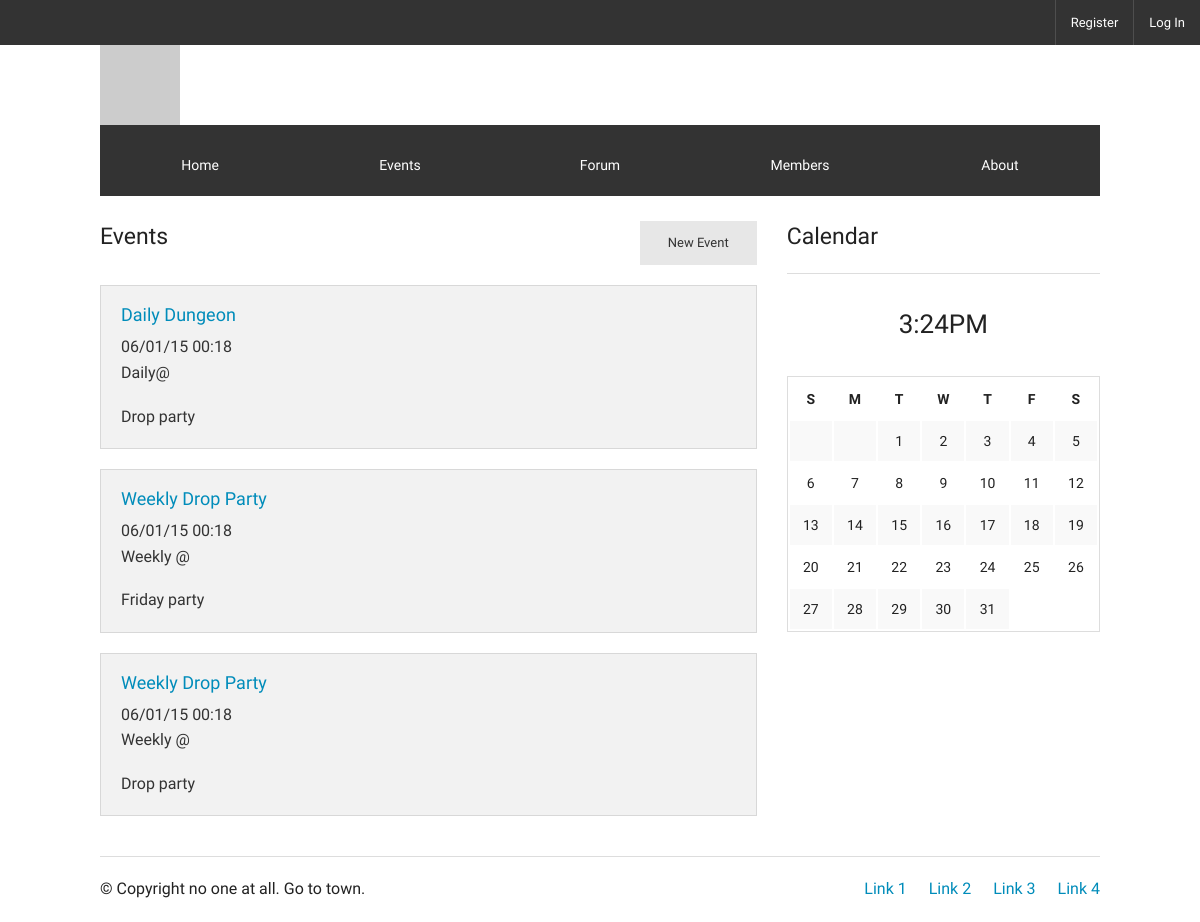
Screenshot of /index.php/events with the database file from the repository.
### tables this page shows
CREATE TABLE IF NOT EXISTS `events` (
  `eid` int(11) NOT NULL,
  `gid` int(11) NOT NULL,
  `owner` int(11) NOT NULL,
  `name` varchar(45) NOT NULL,
  `description` text NOT NULL,
  `location` varchar(255) DEFAULT NULL,
  `startdate` date NOT NULL,
  `starttime` time NOT NULL,
  `enddate` date NOT NULL,
  `endtime` time NOT NULL,
  `occurence` int(11) NOT NULL,
  KEY `FK_owner_event` (`owner`),
  KEY `FK_guild_event` (`gid`),
  CONSTRAINT `events_ibfk_1` FOREIGN KEY (`gid`) REFERENCES `guilds` (`gid`) ON DELETE NO ACTION ON UPDATE NO ACTION,
  CONSTRAINT `events_ibfk_2` FOREIGN KEY (`owner`) REFERENCES `users` (`uid`) ON DELETE NO ACTION ON UPDATE NO ACTION
);

### application/controllers/Events.php (called while the page is built, shortened)
<?php
class Events extends CI_Controller {
	public function __construct()
	{
		$this->load->model('Event_model', 'em');
	}
	public function index()
	{
		$data = $this->em->get_events( 1 );
		$this->load->view('events', array ( 'events' => $data ) );
	}
}

### index.php (called while the page is built, shortened)
<?php
require_once BASEPATH.'core/CodeIgniter.php';

### application/models/Event_model.php (called while the page is built, shortened)
<?php
class Event_model extends CI_Model {
    function get_events ( $gid, $limit = NULL )
    {
        $this->db->where('gid', $gid);
        $this->db->from('events');
        $this->db->order_by('occurence', 'asc');
        $this->db->order_by('startdate', 'asc');
        $query = $this->db->get()->result();
        return $query;
    }
}

### application/views/events.php (the view, shortened to what this page needs)
<?php include( 'header.php' ); ?>
            <div class="row">
                <div class="large-12 columns">
                    <div class="row">
                        <div class="large-8 small-12 columns">
                            <h4>Events<?php echo anchor('events/create', 'New Event', array('class' => 'text-right small button secondary new-thread')); ?></h4>
                            <br />
                            <?php foreach( $events as $event ): ?>
                            <div class="panel">
                                <h5><a href="#"><?php echo $event->name ?></a></h5>
                                <p><?php echo date( 'm/d/y',strtotime($event->startdate) ) . ' ' . date( 'H:i',strtotime($event->starttime) ) ?><br />
                                <?php
                                    switch( $event->occurence ) {
                                        case 1:
                                            echo 'Daily';
                                            break;
                                        case 7:
                                            echo 'Weekly ';
                                            break;
                                    }
                                ?>@ <?php echo $event->location ?></p>
                                <h6 class="subheader">
                                    <?php echo $event->description ?>
                                </h6>
                            </div>
                            <?php endforeach; ?>
                        </div>
                        <div class="large-4 small-12 columns">
                            <h4>Calendar</h4><hr>
                            <p class="clock">3:24PM</p>
                            <table class="event-calendar">
                                <tr>
                                    <th>S</th>
                                    <th>M</th>
                                    <th>T</th>
                                    <th>W</th>
                                    <th>T</th>
                                    <th>F</th>
                                    <th>S</th>
                                </tr>
                                <?php
                                    $mstart = date( "N", strtotime( date("Y") . "-" . date("m") . "-01" ) );
                                    $day = 1;
                                    $days = date("t");
                                    for ($i = 0; $i < 6 ; $i++) {
                                        echo '<tr>';
                                        for ($j = 0; $j < 7 ; $j++) {
                                            if ( $day == 1 && $j == $mstart )
                                            {
                                                echo '<td>' . $day . '</td>';
                                                $day++;
                                            }
                                            else if ( $day == 1 && $j < $mstart )
                                            {
                                                echo '<td></td>';
                                            }
                                            else
                                            {
                                                echo '<td>' . $day . '</td>';
                                                $day++;
                                            }
                                            if ( $day > $days ) {
                                                break;
                                            }
                                        }
                                        echo '</tr>';
                                        if ( $day >= $days ) {
                                                break;
                                        }
                                    }
                                ?>
                            </table>
                        </div>
                    </div>
                </div>
            </div>
<?php include( 'footer.php' ); ?>

### application/views/header.php (shortened to what this page needs)
<!doctype html>
<html class="no-js" lang="en">
    <head>
        <link rel="stylesheet" href="<?php echo base_url(); ?>css/foundation.css" />
        <link rel="stylesheet" href="<?php echo base_url(); ?>css/foundation-icons/foundation-icons.css" />
    </head>
    <body>
    <?php include( 'topbar.php' ); ?>
    <div class="row">
        <div class="large-12 columns">
            <div class="row">
                <div class="large-12 hide-for-small">
                    <img src="http://placehold.it/1200x500&text=Header">
            </div>
            </div>
            <div class="row">
                <div class="large-12">
                    <div class="icon-bar five-up">
                        <a href="<?php echo base_url(); ?>" class="item">
                            <label>Home</label>
                          </a>
                          <a href="<?php echo base_url(); ?>events" class="item">
                            <label>Events</label>
                          </a>
                          <a href="<?php echo base_url(); ?>forum" class="item">
                            <label>Forum</label>
                          </a>
                          <a href="<?php echo base_url(); ?>members" class="item">
                            <label>Members</label>
                          </a>
                          <a href="<?php echo base_url(); ?>about" class="item">
                            <label>About</label>
                          </a>
                        </div>
                    </div>
                </div>
            </div>
            <br />

### application/views/topbar.php (shortened to what this page needs)
<nav class="top-bar" data-topbar>
    <ul class="title-area">
        <li class="name">
        </li>
    </ul>
    <section class="top-bar-section">
      <?php if( $this->session->userdata('username') ): ?>
        <ul class="right">
            <?php if( !$is_member ): ?>
            <li><?php echo anchor('guild/join', 'Join', array('class' => 'button')); ?></li>
            <?php else:?>
            <li><img class="top-card-pic" src="<?php echo base_url( 'images/' . $this->session->userdata('avatar') ) ?>"></li>
            <?php endif; ?>
            <li><?php echo anchor('user/settings', $this->session->userdata('username') ); ?></li>
            <?php if( $this->session->userdata('role') == 1 ): ?>
            <li class="divider"></li>
            <li><?php echo anchor('admin', 'Admin'); ?></li>
            <?php endif; ?>
            <li class="divider"></li>
            <li><?php echo anchor('user/logout', 'Logout'); ?></li>
        </ul>
      <?php else: ?>
        <ul class="right">
            <li><a href="#" data-reveal-id="registermodal">Register</a></li>
            <li><a href="#" data-reveal-id="loginmodal">Log In</a></li>
        </ul>
      <?php endif; ?>
    </section>
</nav>

### application/views/footer.php (shortened to what this page needs)
<footer class="row">
                <div class="large-12 columns"><hr>
                    <div class="row">
                        <div class="large-6 columns">
                                <p>© Copyright no one at all. Go to town.</p>
                        </div>
                        <div class="large-6 small-12 columns">
                                <ul class="inline-list right">
                                    <li><a href="#">Link 1</a></li>
                                    <li><a href="#">Link 2</a></li>
                                    <li><a href="#">Link 3</a></li>
                                    <li><a href="#">Link 4</a></li>
                                </ul>
                        </div>
                    </div>
                </div>
            </footer>
        </div>
</body>
</html>

### rows the page displays
events: name "Daily Dungeon", startdate "06/01/15", starttime "00:18", occurence "Daily", description "Drop party"
events: name "Weekly Drop Party", startdate "06/01/15", starttime "00:18", occurence "Weekly", description "Friday party"
events: name "Weekly Drop Party", startdate "06/01/15", starttime "00:18", occurence "Weekly", description "Drop party"
